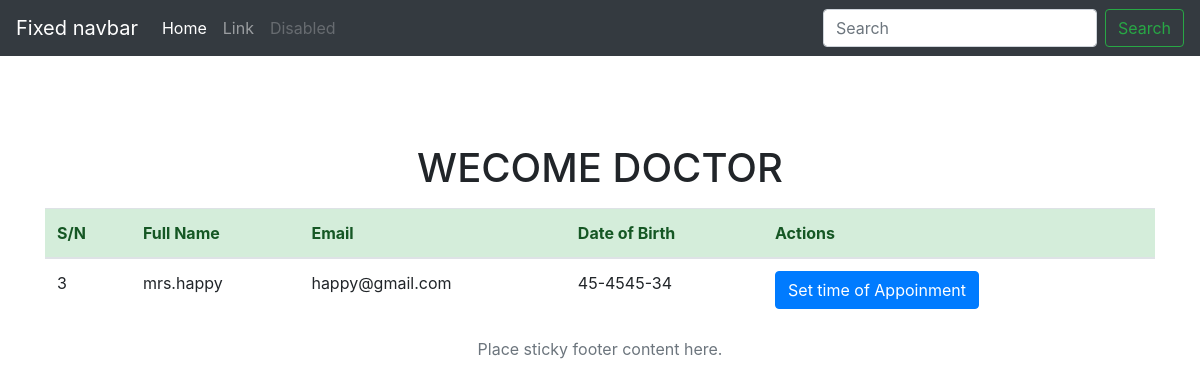
The page /emergency.php on the database its author committed.
### tables this page shows
CREATE TABLE `patient` (
  `id` int(11) NOT NULL,
  `name` varchar(100) NOT NULL,
  `email` varchar(100) NOT NULL,
  `phone` varchar(100) NOT NULL,
  `gender` varchar(12) NOT NULL,
  `catagory` varchar(100) NOT NULL,
  `date` varchar(100) NOT NULL,
  `comment` varchar(100) NOT NULL,
  `meeting_date` varchar(60) NOT NULL,
  `meeting_time` varchar(60) NOT NULL,
  `doctor` varchar(120) NOT NULL
);

### emergency.php (the view, shortened to what this page needs)
<?php
 require_once('database.php');
?>
<!doctype html>
<html lang="en">
  <head>
    <link rel="stylesheet" href="https://stackpath.bootstrapcdn.com/bootstrap/4.1.2/css/bootstrap.min.css">
  </head>
  <body>
    <header>
      <nav class="navbar navbar-expand-md navbar-dark fixed-top bg-dark">
        <a class="navbar-brand" href="#">Fixed navbar</a>
        <div class="collapse navbar-collapse" id="navbarCollapse">
          <ul class="navbar-nav mr-auto">
            <li class="nav-item active">
              <a class="nav-link" href="#">Home <span class="sr-only">(current)</span></a>
            </li>
            <li class="nav-item">
              <a class="nav-link" href="#">Link</a>
            </li>
            <li class="nav-item">
              <a class="nav-link disabled" href="#">Disabled</a>
            </li>
          </ul>
          <form class="form-inline mt-2 mt-md-0">
            <input class="form-control mr-sm-2" type="text" placeholder="Search" aria-label="Search">
            <button class="btn btn-outline-success my-2 my-sm-0" type="submit">Search</button>
          </form>
        </div>
      </nav>
    </header>
    <center>
    <br />
    <br />
    <br />
    <br />
    <main role="main" class="container">
      <h1 class="mt-5">WECOME DOCTOR <?php echo $_SESSION['doctorname'];  ?></h1>
      <p class="lead">
            <div class="my-table">
<table class="table">
  <thead >
    <tr class="alert-success">
      <th scope="col">S/N</th>
      <th scope="col">Full Name</th>
      <th scope="col">Email</th>
      <th scope="col">Date of Birth</th>
      <th scope="col">Actions</th>
    </tr>
  </thead>
  <tbody>
    <?php
$read_quary = mysqli_query($conn,"SELECT * FROM patient WHERE catagory='emergency';");
while ($rows = mysqli_fetch_assoc($read_quary)) {
?>
<tr>
  <td><?php echo $rows['id'] ?></td>
  <td><?php echo $rows['name']?></td>
  <td><?php echo $rows['email'] ?></td>
  <td><?php echo $rows['phone'] ?></td>
  <td>
    <a href="update.php?update=<?php echo $rows['id'];?>" class="btn btn-primary">Set time of Appoinment</a>
  </td>
</tr>
<?php } ?>
  </tbody>
</table>
</div>
      </p>
    </main>
    <footer class="footer">
      <div class="container">
        <span class="text-muted">Place sticky footer content here.</span>
      </div>
    </footer>
    </center>
  </body>
</html>

### rows shown on the page
patient: id "3", name "mrs.happy", email "happy@gmail.com", phone "45-4545-34"
